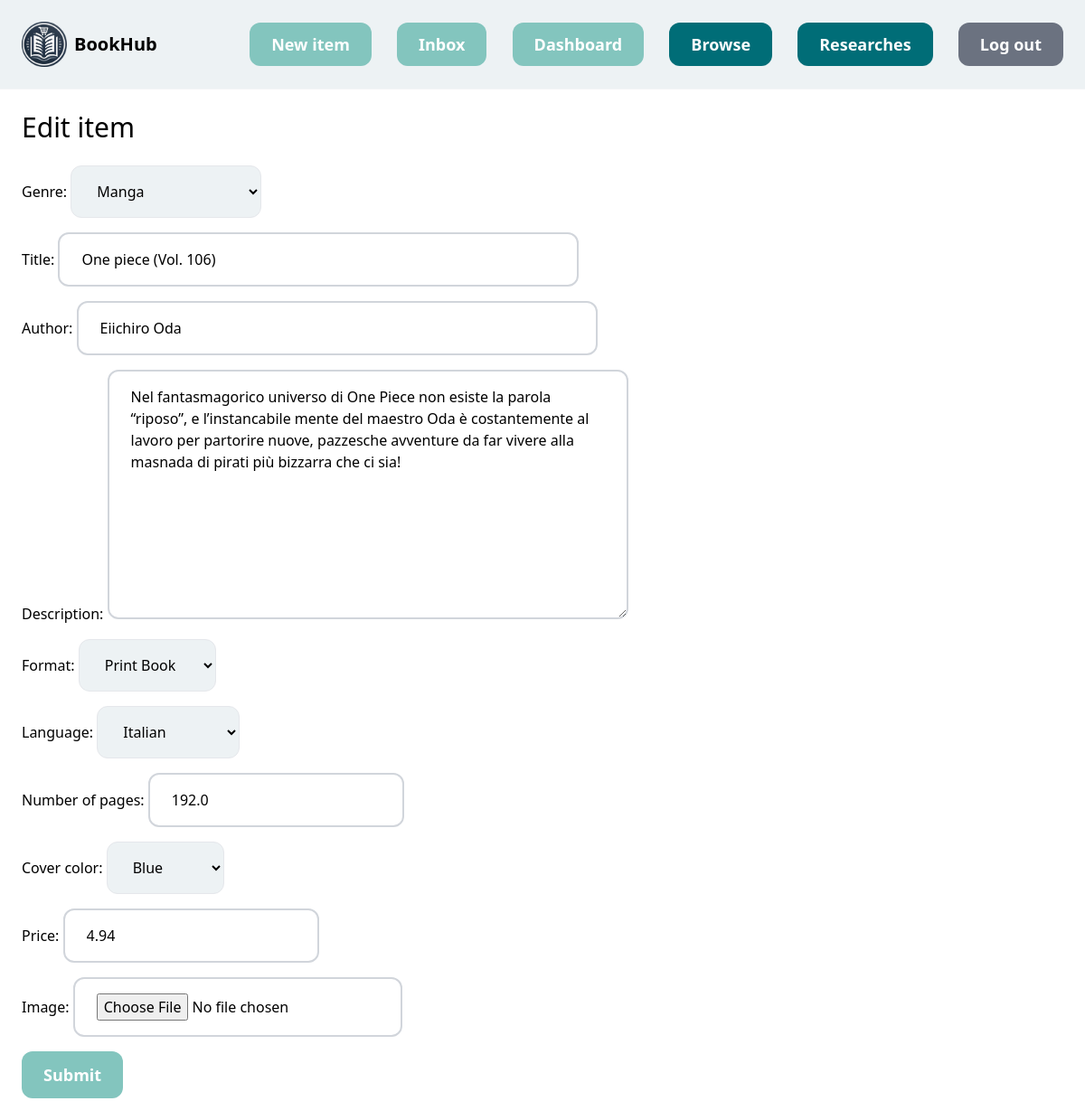
The page /items/3/edit/ (signed in) on the database as committed earlier.
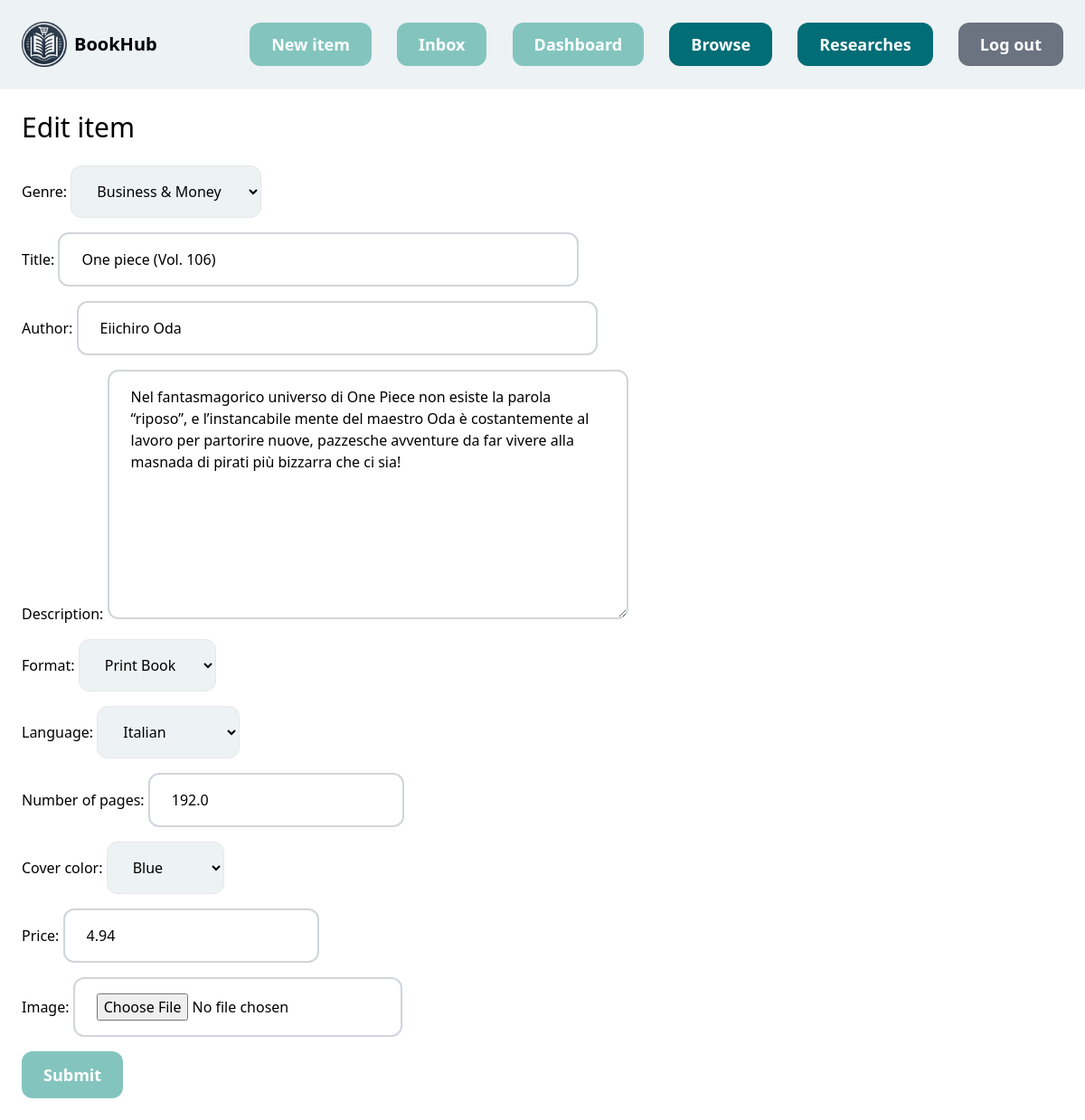
The same page on the database as committed later.
### item/models.py (models this page shows, shortened)
class Item(models.Model):
    genre = models.ForeignKey(Genre, related_name='items', on_delete=models.CASCADE)
    title = models.CharField(max_length=255)
    author = models.CharField(max_length=255)
    description = models.TextField(blank=True, null=True)  # può anche non esserci
    format = models.ForeignKey(Format, related_name='items', on_delete=models.CASCADE)
    language = models.ForeignKey(Language, related_name='items', on_delete=models.CASCADE,)
    number_of_pages = models.FloatField(default=0.0)
    cover_color = models.ForeignKey(CoverColor, related_name='items', on_delete=models.CASCADE)
    price = models.FloatField()
    image = models.ImageField(upload_to="item_images", blank=True,
                              null=True)  # specifica posizione image, se non esiste django crea la cartella
    is_sold = models.BooleanField(default=False)
    created_by = models.ForeignKey(User, related_name='items',
                                   on_delete=models.CASCADE)  # link tra due db (users e items)
    created_at = models.DateTimeField(auto_now_add=True)  # django salva in automatico la data alla creazione

### item/views.py (the view)
# urls.py: path('<int:pk>/edit/', views.edit, name='edit'),
@login_required
def edit(request, pk):
    item = get_object_or_404(Item, pk=pk, created_by=request.user)
    if request.method == 'POST':
        form = EditItemForm(request.POST, request.FILES, instance=item)     # salvo dati e file caricati
        if form.is_valid():
            form.save()
            return redirect('item:detail', pk=item.id)  # salvataggio fatto, redirect a pagina prodotto
    else:   # se fosse una GET request
        form = EditItemForm(instance=item)
    return render(request, 'item/form.html', {
        'form': form,
        'title': 'Edit item',
    })

### item/models.py (called while the page is built)
    def __str__(self):
        return self.name

    def __str__(self):
        return self.name

    def __str__(self):
        return self.name

    def __str__(self):
        return self.name

### item/templates/item/form.html (shortened to what this page needs)
{% extends 'core/base.html' %}
{% block content %}
    <h1 class="mb-6 text-3xl">{{ title }}</h1>
    <form method="post" action="." enctype="multipart/form-data">
        <div class="space-y-4">
            {{ form.as_p }}
        </div>
    <button class="mt-4 px-6 py-3 text-lg font-semibold bg-[#83c5be] text-white rounded-xl hover:bg-[#71a9a1]">Submit</button>
    </form>
{% endblock %}

Rows that differ between the two databases and show on the page:
changed Item "One piece (Vol. 106)": genre "Manga" → "Business & Money"
